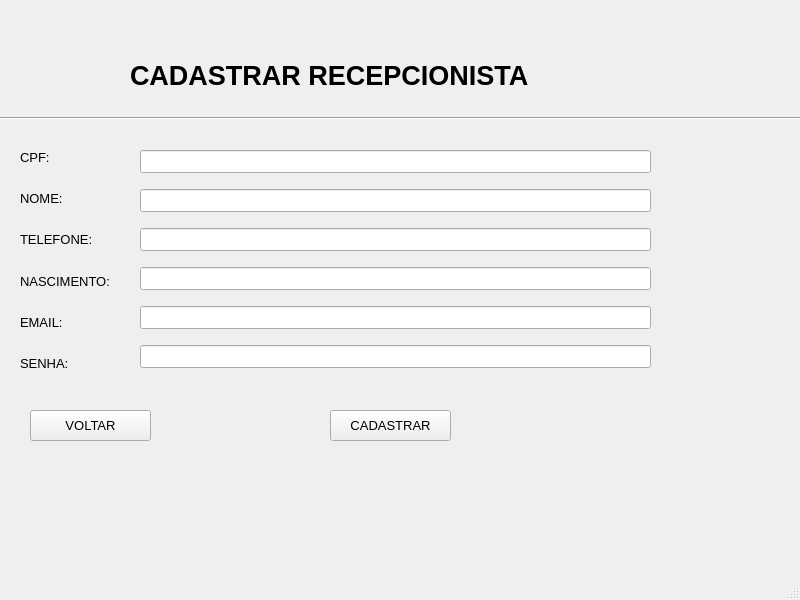
<?xml version="1.0" encoding="UTF-8"?>
<ui version="4.0">
 <class>MainWindow</class>
 <widget class="QMainWindow" name="MainWindow">
  <property name="geometry">
   <rect>
    <x>0</x>
    <y>0</y>
    <width>800</width>
    <height>600</height>
   </rect>
  </property>
  <property name="font">
   <font>
    <pointsize>10</pointsize>
   </font>
  </property>
  <property name="windowTitle">
   <string>MainWindow</string>
  </property>
  <property name="animated">
   <bool>true</bool>
  </property>
  <widget class="QWidget" name="centralwidget">
   <widget class="QLabel" name="label">
    <property name="geometry">
     <rect>
      <x>130</x>
      <y>50</y>
      <width>501</width>
      <height>51</height>
     </rect>
    </property>
    <property name="font">
     <font>
      <pointsize>20</pointsize>
      <weight>75</weight>
      <bold>true</bold>
     </font>
    </property>
    <property name="frameShape">
     <enum>QFrame::NoFrame</enum>
    </property>
    <property name="text">
     <string>CADASTRAR RECEPCIONISTA</string>
    </property>
    <property name="textFormat">
     <enum>Qt::AutoText</enum>
    </property>
    <property name="alignment">
     <set>Qt::AlignLeading|Qt::AlignLeft|Qt::AlignVCenter</set>
    </property>
   </widget>
   <widget class="QPushButton" name="pushButton">
    <property name="geometry">
     <rect>
      <x>330</x>
      <y>410</y>
      <width>121</width>
      <height>31</height>
     </rect>
    </property>
    <property name="text">
     <string>CADASTRAR</string>
    </property>
   </widget>
   <widget class="QPushButton" name="pushButton_2">
    <property name="geometry">
     <rect>
      <x>30</x>
      <y>410</y>
      <width>121</width>
      <height>31</height>
     </rect>
    </property>
    <property name="text">
     <string>VOLTAR</string>
    </property>
   </widget>
   <widget class="Line" name="line">
    <property name="geometry">
     <rect>
      <x>0</x>
      <y>110</y>
      <width>801</width>
      <height>16</height>
     </rect>
    </property>
    <property name="orientation">
     <enum>Qt::Horizontal</enum>
    </property>
   </widget>
   <widget class="QWidget" name="layoutWidget">
    <property name="geometry">
     <rect>
      <x>20</x>
      <y>140</y>
      <width>111</width>
      <height>241</height>
     </rect>
    </property>
    <layout class="QVBoxLayout" name="verticalLayout">
     <item>
      <widget class="QLabel" name="label_2">
       <property name="text">
        <string>CPF:</string>
       </property>
      </widget>
     </item>
     <item>
      <widget class="QLabel" name="label_3">
       <property name="text">
        <string>NOME:</string>
       </property>
      </widget>
     </item>
     <item>
      <widget class="QLabel" name="label_4">
       <property name="text">
        <string>TELEFONE:</string>
       </property>
      </widget>
     </item>
     <item>
      <widget class="QLabel" name="label_5">
       <property name="text">
        <string>NASCIMENTO:</string>
       </property>
      </widget>
     </item>
     <item>
      <widget class="QLabel" name="label_6">
       <property name="text">
        <string>EMAIL:</string>
       </property>
      </widget>
     </item>
     <item>
      <widget class="QLabel" name="label_7">
       <property name="text">
        <string>SENHA:</string>
       </property>
      </widget>
     </item>
    </layout>
   </widget>
   <widget class="QWidget" name="layoutWidget">
    <property name="geometry">
     <rect>
      <x>140</x>
      <y>140</y>
      <width>511</width>
      <height>241</height>
     </rect>
    </property>
    <layout class="QVBoxLayout" name="verticalLayout_2">
     <item>
      <widget class="QLineEdit" name="lineEdit"/>
     </item>
     <item>
      <widget class="QLineEdit" name="lineEdit_2"/>
     </item>
     <item>
      <widget class="QLineEdit" name="lineEdit_3"/>
     </item>
     <item>
      <widget class="QLineEdit" name="lineEdit_4"/>
     </item>
     <item>
      <widget class="QLineEdit" name="lineEdit_5"/>
     </item>
     <item>
      <widget class="QLineEdit" name="lineEdit_6"/>
     </item>
    </layout>
   </widget>
  </widget>
  <widget class="QMenuBar" name="menubar">
   <property name="geometry">
    <rect>
     <x>0</x>
     <y>0</y>
     <width>800</width>
     <height>26</height>
    </rect>
   </property>
  </widget>
  <widget class="QStatusBar" name="statusbar"/>
 </widget>
 <resources/>
 <connections/>
</ui>
